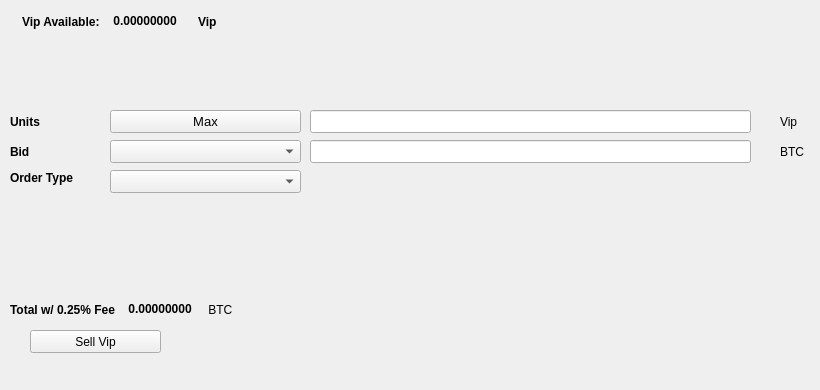
   <widget class="QWidget" name="SellTab">
    <attribute name="title">
     <string>Sell</string>
    </attribute>
    <widget class="QLabel" name="label_16">
     <property name="geometry">
      <rect>
       <x>780</x>
       <y>140</y>
       <width>31</width>
       <height>23</height>
      </rect>
     </property>
     <property name="text">
      <string>BTC</string>
     </property>
    </widget>
    <widget class="QComboBox" name="SellBidcomboBox">
     <property name="geometry">
      <rect>
       <x>110</x>
       <y>140</y>
       <width>191</width>
       <height>23</height>
      </rect>
     </property>
     <property name="font">
      <font>
       <pointsize>10</pointsize>
      </font>
     </property>
    </widget>
    <widget class="QLabel" name="label_18">
     <property name="geometry">
      <rect>
       <x>10</x>
       <y>110</y>
       <width>46</width>
       <height>23</height>
      </rect>
     </property>
     <property name="font">
      <font>
       <weight>75</weight>
       <bold>true</bold>
      </font>
     </property>
     <property name="text">
      <string>Units</string>
     </property>
    </widget>
    <widget class="QPushButton" name="Sell_Max_Amount">
     <property name="geometry">
      <rect>
       <x>110</x>
       <y>110</y>
       <width>191</width>
       <height>23</height>
      </rect>
     </property>
     <property name="font">
      <font>
       <pointsize>10</pointsize>
      </font>
     </property>
     <property name="text">
      <string>Max</string>
     </property>
    </widget>
    <widget class="QLabel" name="label_20">
     <property name="geometry">
      <rect>
       <x>10</x>
       <y>170</y>
       <width>91</width>
       <height>16</height>
      </rect>
     </property>
     <property name="font">
      <font>
       <weight>75</weight>
       <bold>true</bold>
      </font>
     </property>
     <property name="text">
      <string>Order Type</string>
     </property>
    </widget>
    <widget class="QComboBox" name="SellOrdertypeCombo">
     <property name="geometry">
      <rect>
       <x>110</x>
       <y>170</y>
       <width>191</width>
       <height>23</height>
      </rect>
     </property>
     <property name="font">
      <font>
       <pointsize>10</pointsize>
      </font>
     </property>
    </widget>
    <widget class="QLabel" name="label_21">
     <property name="geometry">
      <rect>
       <x>10</x>
       <y>140</y>
       <width>46</width>
       <height>23</height>
      </rect>
     </property>
     <property name="font">
      <font>
       <weight>75</weight>
       <bold>true</bold>
      </font>
     </property>
     <property name="text">
      <string>Bid</string>
     </property>
    </widget>
    <widget class="QLabel" name="label_22">
     <property name="geometry">
      <rect>
       <x>780</x>
       <y>110</y>
       <width>31</width>
       <height>23</height>
      </rect>
     </property>
     <property name="text">
      <string>Vip</string>
     </property>
    </widget>
    <widget class="QLineEdit" name="UnitsInputVip">
     <property name="geometry">
      <rect>
       <x>310</x>
       <y>110</y>
       <width>441</width>
       <height>23</height>
      </rect>
     </property>
     <property name="font">
      <font>
       <pointsize>9</pointsize>
       <weight>75</weight>
       <bold>true</bold>
      </font>
     </property>
    </widget>
    <widget class="QLineEdit" name="SellBidPriceEdit">
     <property name="geometry">
      <rect>
       <x>310</x>
       <y>140</y>
       <width>441</width>
       <height>23</height>
      </rect>
     </property>
     <property name="font">
      <font>
       <pointsize>9</pointsize>
       <weight>75</weight>
       <bold>true</bold>
      </font>
     </property>
    </widget>
    <widget class="QPushButton" name="SellVipBTN">
     <property name="geometry">
      <rect>
       <x>30</x>
       <y>330</y>
       <width>131</width>
       <height>23</height>
      </rect>
     </property>
     <property name="text">
      <string>Sell Vip</string>
     </property>
     <property name="icon">
      <iconset resource="../vip">
       <normaloff>:/icons/bitcoin</normaloff>:/icons/bitcoin</iconset>
     </property>
    </widget>
    <widget class="QWidget" name="layoutWidget3">
     <property name="geometry">
      <rect>
       <x>22</x>
       <y>12</y>
       <width>258</width>
       <height>19</height>
      </rect>
     </property>
     <layout class="QHBoxLayout" name="horizontalLayout">
      <item>
       <widget class="QLabel" name="label232_2">
        <property name="font">
         <font>
          <weight>75</weight>
          <bold>true</bold>
         </font>
        </property>
        <property name="text">
         <string>Vip Available:</string>
        </property>
       </widget>
      </item>
      <item>
       <widget class="QLabel" name="VipAvailableLabel">
        <property name="palette">
         <palette>
          <active>
           <colorrole role="WindowText">
            <brush brushstyle="SolidPattern">
             <color alpha="255">
              <red>0</red>
              <green>0</green>
              <blue>0</blue>
             </color>
            </brush>
           </colorrole>
           <colorrole role="Button">
            <brush brushstyle="SolidPattern">
             <color alpha="255">
              <red>0</red>
              <green>170</green>
              <blue>0</blue>
             </color>
            </brush>
           </colorrole>
           <colorrole role="Light">
            <brush brushstyle="SolidPattern">
             <color alpha="255">
              <red>0</red>
              <green>255</green>
              <blue>0</blue>
             </color>
            </brush>
           </colorrole>
           <colorrole role="Midlight">
            <brush brushstyle="SolidPattern">
             <color alpha="255">
              <red>0</red>
              <green>212</green>
              <blue>0</blue>
             </color>
            </brush>
           </colorrole>
           <colorrole role="Dark">
            <brush brushstyle="SolidPattern">
             <color alpha="255">
              <red>0</red>
              <green>85</green>
              <blue>0</blue>
             </color>
            </brush>
           </colorrole>
           <colorrole role="Mid">
            <brush brushstyle="SolidPattern">
             <color alpha="255">
              <red>0</red>
              <green>113</green>
              <blue>0</blue>
             </color>
            </brush>
           </colorrole>
           <colorrole role="Text">
            <brush brushstyle="SolidPattern">
             <color alpha="255">
              <red>0</red>
              <green>170</green>
              <blue>0</blue>
             </color>
            </brush>
           </colorrole>
           <colorrole role="BrightText">
            <brush brushstyle="SolidPattern">
             <color alpha="255">
              <red>255</red>
              <green>255</green>
              <blue>255</blue>
             </color>
            </brush>
           </colorrole>
           <colorrole role="ButtonText">
            <brush brushstyle="SolidPattern">
             <color alpha="255">
              <red>0</red>
              <green>0</green>
              <blue>0</blue>
             </color>
            </brush>
           </colorrole>
           <colorrole role="Base">
            <brush brushstyle="SolidPattern">
             <color alpha="255">
              <red>255</red>
              <green>255</green>
              <blue>255</blue>
             </color>
            </brush>
           </colorrole>
           <colorrole role="Window">
            <brush brushstyle="SolidPattern">
             <color alpha="255">
              <red>0</red>
              <green>170</green>
              <blue>0</blue>
             </color>
            </brush>
           </colorrole>
           <colorrole role="Shadow">
            <brush brushstyle="SolidPattern">
             <color alpha="255">
              <red>0</red>
              <green>0</green>
              <blue>0</blue>
             </color>
            </brush>
           </colorrole>
           <colorrole role="AlternateBase">
            <brush brushstyle="SolidPattern">
             <color alpha="255">
              <red>127</red>
              <green>212</green>
              <blue>127</blue>
             </color>
            </brush>
           </colorrole>
           <colorrole role="ToolTipBase">
            <brush brushstyle="SolidPattern">
             <color alpha="255">
              <red>255</red>
              <green>255</green>
              <blue>220</blue>
             </color>
            </brush>
           </colorrole>
           <colorrole role="ToolTipText">
            <brush brushstyle="SolidPattern">
             <color alpha="255">
              <red>0</red>
              <green>0</green>
              <blue>0</blue>
             </color>
            </brush>
           </colorrole>
          </active>
          <inactive>
           <colorrole role="WindowText">
            <brush brushstyle="SolidPattern">
             <color alpha="255">
              <red>0</red>
              <green>0</green>
              <blue>0</blue>
             </color>
            </brush>
           </colorrole>
           <colorrole role="Button">
            <brush brushstyle="SolidPattern">
             <color alpha="255">
              <red>0</red>
              <green>170</green>
              <blue>0</blue>
             </color>
            </brush>
           </colorrole>
           <colorrole role="Light">
            <brush brushstyle="SolidPattern">
             <color alpha="255">
              <red>0</red>
              <green>255</green>
              <blue>0</blue>
             </color>
            </brush>
           </colorrole>
           <colorrole role="Midlight">
            <brush brushstyle="SolidPattern">
             <color alpha="255">
              <red>0</red>
              <green>212</green>
              <blue>0</blue>
             </color>
            </brush>
           </colorrole>
           <colorrole role="Dark">
            <brush brushstyle="SolidPattern">
             <color alpha="255">
              <red>0</red>
              <green>85</green>
              <blue>0</blue>
             </color>
            </brush>
           </colorrole>
           <colorrole role="Mid">
            <brush brushstyle="SolidPattern">
             <color alpha="255">
              <red>0</red>
              <green>113</green>
              <blue>0</blue>
             </color>
            </brush>
           </colorrole>
           <colorrole role="Text">
            <brush brushstyle="SolidPattern">
             <color alpha="255">
              <red>0</red>
              <green>170</green>
              <blue>0</blue>
             </color>
            </brush>
           </colorrole>
           <colorrole role="BrightText">
            <brush brushstyle="SolidPattern">
             <color alpha="255">
              <red>255</red>
              <green>255</green>
              <blue>255</blue>
             </color>
            </brush>
           </colorrole>
           <colorrole role="ButtonText">
            <brush brushstyle="SolidPattern">
             <color alpha="255">
              <red>0</red>
              <green>0</green>
              <blue>0</blue>
             </color>
            </brush>
           </colorrole>
           <colorrole role="Base">
            <brush brushstyle="SolidPattern">
             <color alpha="255">
              <red>255</red>
              <green>255</green>
              <blue>255</blue>
             </color>
            </brush>
           </colorrole>
           <colorrole role="Window">
            <brush brushstyle="SolidPattern">
             <color alpha="255">
              <red>0</red>
              <green>170</green>
              <blue>0</blue>
             </color>
            </brush>
           </colorrole>
           <colorrole role="Shadow">
            <brush brushstyle="SolidPattern">
             <color alpha="255">
              <red>0</red>
              <green>0</green>
              <blue>0</blue>
             </color>
            </brush>
           </colorrole>
           <colorrole role="AlternateBase">
            <brush brushstyle="SolidPattern">
             <color alpha="255">
              <red>127</red>
              <green>212</green>
              <blue>127</blue>
             </color>
            </brush>
           </colorrole>
           <colorrole role="ToolTipBase">
            <brush brushstyle="SolidPattern">
             <color alpha="255">
              <red>255</red>
              <green>255</green>
              <blue>220</blue>
             </color>
            </brush>
           </colorrole>
           <colorrole role="ToolTipText">
            <brush brushstyle="SolidPattern">
             <color alpha="255">
              <red>0</red>
              <green>0</green>
              <blue>0</blue>
             </color>
            </brush>
           </colorrole>
          </inactive>
          <disabled>
           <colorrole role="WindowText">
            <brush brushstyle="SolidPattern">
             <color alpha="255">
              <red>0</red>
              <green>85</green>
              <blue>0</blue>
             </color>
            </brush>
           </colorrole>
           <colorrole role="Button">
            <brush brushstyle="SolidPattern">
             <color alpha="255">
              <red>0</red>
              <green>170</green>
              <blue>0</blue>
             </color>
            </brush>
           </colorrole>
           <colorrole role="Light">
            <brush brushstyle="SolidPattern">
             <color alpha="255">
              <red>0</red>
              <green>255</green>
              <blue>0</blue>
             </color>
            </brush>
           </colorrole>
           <colorrole role="Midlight">
            <brush brushstyle="SolidPattern">
             <color alpha="255">
              <red>0</red>
              <green>212</green>
              <blue>0</blue>
             </color>
            </brush>
           </colorrole>
           <colorrole role="Dark">
            <brush brushstyle="SolidPattern">
             <color alpha="255">
              <red>0</red>
              <green>85</green>
              <blue>0</blue>
             </color>
            </brush>
           </colorrole>
           <colorrole role="Mid">
            <brush brushstyle="SolidPattern">
             <color alpha="255">
              <red>0</red>
              <green>113</green>
              <blue>0</blue>
             </color>
            </brush>
           </colorrole>
           <colorrole role="Text">
            <brush brushstyle="SolidPattern">
             <color alpha="255">
              <red>0</red>
              <green>85</green>
              <blue>0</blue>
             </color>
            </brush>
           </colorrole>
           <colorrole role="BrightText">
            <brush brushstyle="SolidPattern">
             <color alpha="255">
              <red>255</red>
              <green>255</green>
              <blue>255</blue>
             </color>
            </brush>
           </colorrole>
           <colorrole role="ButtonText">
            <brush brushstyle="SolidPattern">
             <color alpha="255">
              <red>0</red>
              <green>85</green>
              <blue>0</blue>
             </color>
            </brush>
           </colorrole>
           <colorrole role="Base">
            <brush brushstyle="SolidPattern">
             <color alpha="255">
              <red>0</red>
              <green>170</green>
              <blue>0</blue>
             </color>
            </brush>
           </colorrole>
           <colorrole role="Window">
            <brush brushstyle="SolidPattern">
             <color alpha="255">
              <red>0</red>
              <green>170</green>
              <blue>0</blue>
             </color>
            </brush>
           </colorrole>
           <colorrole role="Shadow">
            <brush brushstyle="SolidPattern">
             <color alpha="255">
              <red>0</red>
              <green>0</green>
              <blue>0</blue>
             </color>
            </brush>
           </colorrole>
           <colorrole role="AlternateBase">
            <brush brushstyle="SolidPattern">
             <color alpha="255">
              <red>0</red>
              <green>170</green>
              <blue>0</blue>
             </color>
            </brush>
           </colorrole>
           <colorrole role="ToolTipBase">
            <brush brushstyle="SolidPattern">
             <color alpha="255">
              <red>255</red>
              <green>255</green>
              <blue>220</blue>
             </color>
            </brush>
           </colorrole>
           <colorrole role="ToolTipText">
            <brush brushstyle="SolidPattern">
             <color alpha="255">
              <red>0</red>
              <green>0</green>
              <blue>0</blue>
             </color>
            </brush>
           </colorrole>
          </disabled>
         </palette>
        </property>
        <property name="font">
         <font>
          <weight>75</weight>
          <bold>true</bold>
         </font>
        </property>
        <property name="text">
         <string> 0.00000000 </string>
        </property>
        <property name="textInteractionFlags">
         <set>Qt::LinksAccessibleByMouse|Qt::TextSelectableByKeyboard|Qt::TextSelectableByMouse</set>
        </property>
       </widget>
      </item>
      <item>
       <widget class="QLabel" name="labelVip">
        <property name="font">
         <font>
          <weight>75</weight>
          <bold>true</bold>
         </font>
        </property>
        <property name="text">
         <string>Vip</string>
        </property>
       </widget>
      </item>
     </layout>
    </widget>
    <widget class="QWidget" name="layoutWidget">
     <property name="geometry">
      <rect>
       <x>10</x>
       <y>300</y>
       <width>268</width>
       <height>19</height>
      </rect>
     </property>
     <layout class="QHBoxLayout" name="horizontalLayout_2">
      <item>
       <widget class="QLabel" name="label_19">
        <property name="font">
         <font>
          <weight>75</weight>
          <bold>true</bold>
         </font>
        </property>
        <property name="text">
         <string>Total w/ 0.25% Fee </string>
        </property>
       </widget>
      </item>
      <item>
       <widget class="QLabel" name="SellCostLabel">
        <property name="palette">
         <palette>
          <active>
           <colorrole role="WindowText">
            <brush brushstyle="SolidPattern">
             <color alpha="255">
              <red>0</red>
              <green>0</green>
              <blue>0</blue>
             </color>
            </brush>
           </colorrole>
           <colorrole role="Button">
            <brush brushstyle="SolidPattern">
             <color alpha="255">
              <red>0</red>
              <green>170</green>
              <blue>0</blue>
             </color>
            </brush>
           </colorrole>
           <colorrole role="Light">
            <brush brushstyle="SolidPattern">
             <color alpha="255">
              <red>0</red>
              <green>255</green>
              <blue>0</blue>
             </color>
            </brush>
           </colorrole>
           <colorrole role="Midlight">
            <brush brushstyle="SolidPattern">
             <color alpha="255">
              <red>0</red>
              <green>212</green>
              <blue>0</blue>
             </color>
            </brush>
           </colorrole>
           <colorrole role="Dark">
            <brush brushstyle="SolidPattern">
             <color alpha="255">
              <red>0</red>
              <green>85</green>
              <blue>0</blue>
             </color>
            </brush>
           </colorrole>
           <colorrole role="Mid">
            <brush brushstyle="SolidPattern">
             <color alpha="255">
              <red>0</red>
              <green>113</green>
              <blue>0</blue>
             </color>
            </brush>
           </colorrole>
           <colorrole role="Text">
            <brush brushstyle="SolidPattern">
             <color alpha="255">
              <red>0</red>
              <green>170</green>
              <blue>0</blue>
             </color>
            </brush>
           </colorrole>
           <colorrole role="BrightText">
            <brush brushstyle="SolidPattern">
             <color alpha="255">
              <red>255</red>
              <green>255</green>
              <blue>255</blue>
             </color>
            </brush>
           </colorrole>
           <colorrole role="ButtonText">
            <brush brushstyle="SolidPattern">
             <color alpha="255">
              <red>0</red>
              <green>0</green>
              <blue>0</blue>
             </color>
            </brush>
           </colorrole>
           <colorrole role="Base">
            <brush brushstyle="SolidPattern">
             <color alpha="255">
              <red>255</red>
              <green>255</green>
              <blue>255</blue>
             </color>
            </brush>
           </colorrole>
           <colorrole role="Window">
            <brush brushstyle="SolidPattern">
             <color alpha="255">
              <red>0</red>
              <green>170</green>
              <blue>0</blue>
             </color>
            </brush>
           </colorrole>
           <colorrole role="Shadow">
            <brush brushstyle="SolidPattern">
             <color alpha="255">
              <red>0</red>
              <green>0</green>
              <blue>0</blue>
             </color>
            </brush>
           </colorrole>
           <colorrole role="AlternateBase">
            <brush brushstyle="SolidPattern">
             <color alpha="255">
              <red>127</red>
              <green>212</green>
              <blue>127</blue>
             </color>
            </brush>
           </colorrole>
           <colorrole role="ToolTipBase">
            <brush brushstyle="SolidPattern">
             <color alpha="255">
              <red>255</red>
              <green>255</green>
              <blue>220</blue>
             </color>
            </brush>
           </colorrole>
           <colorrole role="ToolTipText">
            <brush brushstyle="SolidPattern">
             <color alpha="255">
              <red>0</red>
              <green>0</green>
              <blue>0</blue>
             </color>
            </brush>
           </colorrole>
          </active>
          <inactive>
           <colorrole role="WindowText">
            <brush brushstyle="SolidPattern">
             <color alpha="255">
              <red>0</red>
              <green>0</green>
              <blue>0</blue>
             </color>
            </brush>
           </colorrole>
           <colorrole role="Button">
            <brush brushstyle="SolidPattern">
             <color alpha="255">
              <red>0</red>
              <green>170</green>
              <blue>0</blue>
             </color>
            </brush>
           </colorrole>
           <colorrole role="Light">
            <brush brushstyle="SolidPattern">
             <color alpha="255">
              <red>0</red>
              <green>255</green>
              <blue>0</blue>
             </color>
            </brush>
           </colorrole>
           <colorrole role="Midlight">
            <brush brushstyle="SolidPattern">
             <color alpha="255">
              <red>0</red>
              <green>212</green>
              <blue>0</blue>
             </color>
            </brush>
           </colorrole>
           <colorrole role="Dark">
            <brush brushstyle="SolidPattern">
             <color alpha="255">
              <red>0</red>
              <green>85</green>
              <blue>0</blue>
             </color>
            </brush>
           </colorrole>
           <colorrole role="Mid">
            <brush brushstyle="SolidPattern">
             <color alpha="255">
              <red>0</red>
              <green>113</green>
              <blue>0</blue>
             </color>
            </brush>
           </colorrole>
           <colorrole role="Text">
            <brush brushstyle="SolidPattern">
             <color alpha="255">
              <red>0</red>
              <green>170</green>
              <blue>0</blue>
             </color>
            </brush>
           </colorrole>
           <colorrole role="BrightText">
            <brush brushstyle="SolidPattern">
             <color alpha="255">
              <red>255</red>
              <green>255</green>
              <blue>255</blue>
             </color>
            </brush>
           </colorrole>
           <colorrole role="ButtonText">
            <brush brushstyle="SolidPattern">
             <color alpha="255">
              <red>0</red>
              <green>0</green>
              <blue>0</blue>
             </color>
            </brush>
           </colorrole>
           <colorrole role="Base">
            <brush brushstyle="SolidPattern">
             <color alpha="255">
              <red>255</red>
              <green>255</green>
              <blue>255</blue>
             </color>
            </brush>
           </colorrole>
           <colorrole role="Window">
            <brush brushstyle="SolidPattern">
             <color alpha="255">
              <red>0</red>
              <green>170</green>
              <blue>0</blue>
             </color>
            </brush>
           </colorrole>
           <colorrole role="Shadow">
            <brush brushstyle="SolidPattern">
             <color alpha="255">
              <red>0</red>
              <green>0</green>
              <blue>0</blue>
             </color>
            </brush>
           </colorrole>
           <colorrole role="AlternateBase">
            <brush brushstyle="SolidPattern">
             <color alpha="255">
              <red>127</red>
              <green>212</green>
              <blue>127</blue>
             </color>
            </brush>
           </colorrole>
           <colorrole role="ToolTipBase">
            <brush brushstyle="SolidPattern">
             <color alpha="255">
              <red>255</red>
              <green>255</green>
              <blue>220</blue>
             </color>
            </brush>
           </colorrole>
           <colorrole role="ToolTipText">
            <brush brushstyle="SolidPattern">
             <color alpha="255">
              <red>0</red>
              <green>0</green>
              <blue>0</blue>
             </color>
            </brush>
           </colorrole>
          </inactive>
          <disabled>
           <colorrole role="WindowText">
            <brush brushstyle="SolidPattern">
             <color alpha="255">
              <red>0</red>
              <green>85</green>
              <blue>0</blue>
             </color>
            </brush>
           </colorrole>
           <colorrole role="Button">
            <brush brushstyle="SolidPattern">
             <color alpha="255">
              <red>0</red>
              <green>170</green>
              <blue>0</blue>
             </color>
            </brush>
           </colorrole>
           <colorrole role="Light">
            <brush brushstyle="SolidPattern">
             <color alpha="255">
              <red>0</red>
              <green>255</green>
              <blue>0</blue>
             </color>
            </brush>
           </colorrole>
           <colorrole role="Midlight">
            <brush brushstyle="SolidPattern">
             <color alpha="255">
              <red>0</red>
              <green>212</green>
              <blue>0</blue>
             </color>
            </brush>
           </colorrole>
           <colorrole role="Dark">
            <brush brushstyle="SolidPattern">
             <color alpha="255">
              <red>0</red>
              <green>85</green>
              <blue>0</blue>
             </color>
            </brush>
           </colorrole>
           <colorrole role="Mid">
            <brush brushstyle="SolidPattern">
             <color alpha="255">
              <red>0</red>
              <green>113</green>
              <blue>0</blue>
             </color>
            </brush>
           </colorrole>
           <colorrole role="Text">
            <brush brushstyle="SolidPattern">
             <color alpha="255">
              <red>0</red>
              <green>85</green>
              <blue>0</blue>
             </color>
            </brush>
           </colorrole>
           <colorrole role="BrightText">
            <brush brushstyle="SolidPattern">
             <color alpha="255">
              <red>255</red>
              <green>255</green>
              <blue>255</blue>
             </color>
            </brush>
           </colorrole>
           <colorrole role="ButtonText">
            <brush brushstyle="SolidPattern">
             <color alpha="255">
              <red>0</red>
              <green>85</green>
              <blue>0</blue>
             </color>
            </brush>
           </colorrole>
           <colorrole role="Base">
            <brush brushstyle="SolidPattern">
             <color alpha="255">
              <red>0</red>
              <green>170</green>
              <blue>0</blue>
             </color>
            </brush>
           </colorrole>
           <colorrole role="Window">
            <brush brushstyle="SolidPattern">
             <color alpha="255">
              <red>0</red>
              <green>170</green>
              <blue>0</blue>
             </color>
            </brush>
           </colorrole>
           <colorrole role="Shadow">
            <brush brushstyle="SolidPattern">
             <color alpha="255">
              <red>0</red>
              <green>0</green>
              <blue>0</blue>
             </color>
            </brush>
           </colorrole>
           <colorrole role="AlternateBase">
            <brush brushstyle="SolidPattern">
             <color alpha="255">
              <red>0</red>
              <green>170</green>
              <blue>0</blue>
             </color>
            </brush>
           </colorrole>
           <colorrole role="ToolTipBase">
            <brush brushstyle="SolidPattern">
             <color alpha="255">
              <red>255</red>
              <green>255</green>
              <blue>220</blue>
             </color>
            </brush>
           </colorrole>
           <colorrole role="ToolTipText">
            <brush brushstyle="SolidPattern">
             <color alpha="255">
              <red>0</red>
              <green>0</green>
              <blue>0</blue>
             </color>
            </brush>
           </colorrole>
          </disabled>
         </palette>
        </property>
        <property name="font">
         <font>
          <weight>75</weight>
          <bold>true</bold>
         </font>
        </property>
        <property name="autoFillBackground">
         <bool>false</bool>
        </property>
        <property name="text">
         <string> 0.00000000</string>
        </property>
        <property name="textInteractionFlags">
         <set>Qt::LinksAccessibleByMouse|Qt::TextSelectableByMouse</set>
        </property>
       </widget>
      </item>
      <item>
       <widget class="QLabel" name="label_17">
        <property name="font">
         <font>
          <weight>50</weight>
          <bold>false</bold>
         </font>
        </property>
        <property name="text">
         <string> BTC</string>
        </property>
       </widget>
      </item>
     </layout>
    </widget>
    <widget class="QLabel" name="label_23">
     <property name="geometry">
      <rect>
       <x>460</x>
       <y>300</y>
       <width>281</width>
       <height>81</height>
      </rect>
     </property>
     <property name="text">
      <string/>
     </property>
     <property name="pixmap">
      <pixmap>:/images/bittrex</pixmap>
     </property>
    </widget>
   </widget>
